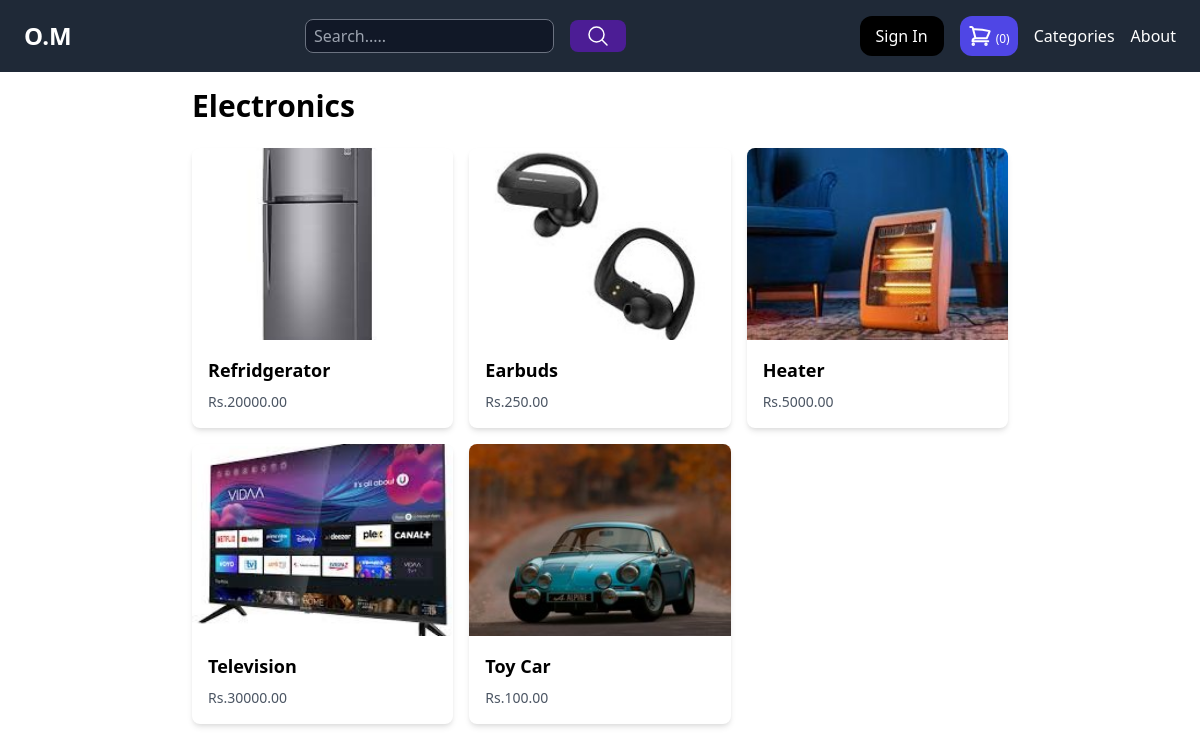
Screenshot of /electronics/ with the database file from the repository.
### store/models.py (models this page shows, shortened)
class Category(models.Model):
    title = models.CharField(max_length=50)
    slug = models.SlugField(max_length=50)
    class Meta:
        verbose_name_plural='Categories'

class Product(models.Model):
    category = models.ForeignKey(Category, related_name='products', on_delete=models.CASCADE)
    user = models.ForeignKey(User, related_name='products', on_delete=models.CASCADE)
    title = models.CharField(max_length=50)
    slug = models.SlugField(max_length=50)
    description = models.TextField(blank=True)
    price = models.DecimalField(max_digits=10, decimal_places=2)
    image = models.ImageField(upload_to='uploads/product_images/', blank=True, null=True)
    thumbnail = models.ImageField(upload_to='uploads/product_images/thumbnail/', blank=True, null=True)
    created_at = models.DateTimeField(auto_now_add=True)
    updated_at = models.DateTimeField(auto_now=True)
    stock = models.PositiveIntegerField(default=0)
    class Meta:
        ordering = ('-created_at',)
    def get_thumbnail(self):
        if self.thumbnail:
            return self.thumbnail.url

### store/views.py (the view)
# urls.py: path('<slug:slug>/', views.category_detail, name='category_detail'),
def category_detail(request, slug):
    category = get_object_or_404(Category, slug=slug)
    products = category.products.all()
    return render(request, 'store/category_detail.html', {
        'category': category,
        'products': products
    })

### store/cart.py (called while the page is built)
    def __len__(self):
        return sum(item['quantity'] for item in self.cart.values())

### store/context_processors.py (called while the page is built)
def cart(request):
    return {'cart': Cart(request)}

### store/templates/store/category_detail.html (shortened to what this page needs)
{% extends 'main/base.html' %}
{% block content %}
    <div class="max-w-6xl mx-auto px-4">
        <h1 class="text-3xl font-semibold mb-6">{{ category.title }}</h1>
        <div class="grid grid-cols-1 sm:grid-cols-2 md:grid-cols-3 lg:grid-cols-3 gap-4">
            {% for product in products %}
                <div class="product">
                    <div class="bg-white rounded-lg shadow-md overflow-hidden">
                        <a href="{% url 'product_detail' product.category.slug product.slug %}">
                            <div class="image">
                                <img src="{{ product.get_thumbnail }}" alt="Image of {{ product.title }}" class="w-full h-48 object-cover">
                            </div>
                            <div class="p-4">
                                <h2 class="text-lg font-semibold mb-2">{{ product.title }}</h2>
                                <p class="text-sm text-gray-600">Rs.{{ product.price }}</p>
                            </div>
                        </a>
                    </div>
                </div>
            {% endfor %}
        </div>
    </div>
{% endblock %}

### rows the page displays
Category: title "Electronics"
Product: get_thumbnail (picture), title "Refridgerator", price "20000.00"
Product: get_thumbnail (picture), title "Earbuds", price "250.00"
Product: get_thumbnail (picture), title "Heater", price "5000.00"
Product: get_thumbnail (picture), title "Television", price "30000.00"
Product: get_thumbnail (picture), title "Toy Car", price "100.00"

### other values shown
{{ cart|length }} "0"
